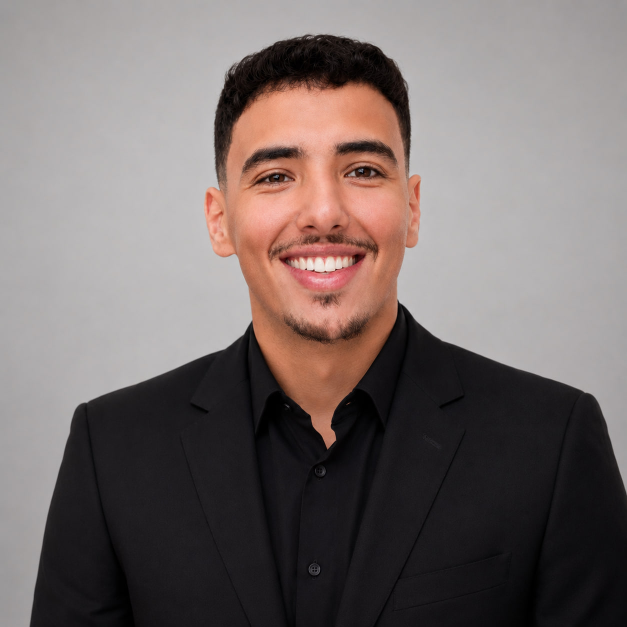
#> input picture assets-source/portrait-original.jpg, 1254 x 1254 px (shown at 1/2 size)
$ python -i moto_cover.py   (imports and definitions only)
#> lines starting #> are read from the running program, lines starting #| are printed output that depends on the picture
"""
The cover of Alger la Nuit: the rider's own face on a picture of them standing behind the Fang,
helmet in hand, on a street in the centre of Algiers at night, under the flag.

Three layers. The street is the game itself, shot with the lens the rest of the picture uses, then
given real lens blur with bright lamps opening into discs. The bike and the rider's body are a
Cycles render with their shadow on nothing (scripts/blender/build_moto.py ... cover). The head is
the rider's real portrait, cut out and relit to match the street: warm from the lamp at their right,
falling away into shadow on the far side.

    python scripts/moto_cover.py <street shot> <bike and rider render> <out.webp>

Reads assets-source/portrait-original.jpg and assets-source/moto/build/cover-place.json.
"""

import json
import sys
from pathlib import Path

import numpy as np
from PIL import Image, ImageDraw, ImageFilter

ROOT = Path(__file__).resolve().parents[1]
BUILD = ROOT / "assets-source/moto/build"
WIDE, TALL = 2000, 1125


def linear(values):
    return np.where(values <= 0.04045, values / 12.92, ((values + 0.055) / 1.055) ** 2.4)


def display(values):
    values = np.clip(values, 0, None)
    return np.where(values <= 0.0031308, values * 12.92, 1.055 * np.power(values, 1 / 2.4) - 0.055)


def lens_blur(picture, radius):
    """A round lens: light adds up in linear space, so lamps open out into bright discs."""
    data = linear(np.asarray(picture, np.float32) / 255)
    # What the 8-bit shot clipped was far brighter than white: give the lamps their energy back.
    data = data * (1 + 7 * np.clip((data.max(axis=2, keepdims=True) - 0.72) / 0.28, 0, 1) ** 2)
    size = int(radius * 2 + 1)
    yy, xx = np.mgrid[-radius : radius + 1, -radius : radius + 1]
    disc = np.clip(radius + 0.5 - np.hypot(xx, yy), 0, 1)
    disc /= disc.sum()
    kernel = np.zeros(data.shape[:2], np.float32)
    kernel[:size, :size] = disc
    kernel = np.roll(kernel, (-radius, -radius), (0, 1))
    spectrum = np.fft.rfft2(kernel)
    out = np.stack([np.fft.irfft2(np.fft.rfft2(data[..., c]) * spectrum, s=data.shape[:2]) for c in range(3)], axis=2)
    return out


def street(path):
#> called with path = '../assets-source/portrait-original.jpg'
    shot = Image.open(path).convert("RGB").resize((WIDE, TALL), Image.LANCZOS)
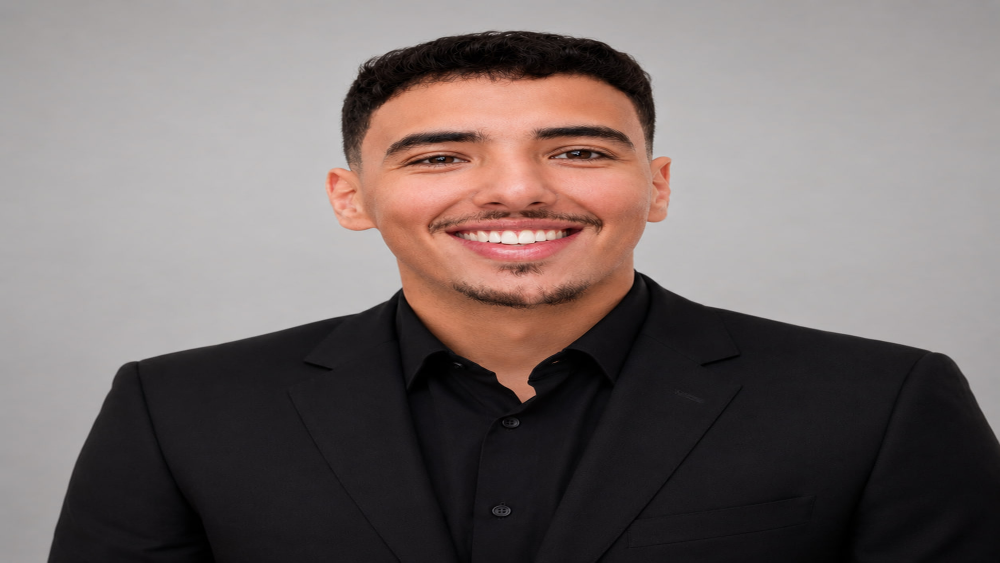
#> shot: PIL image 2000x1125 RGB (shown at 1/2 size); mean R, G, B 118.6, 108.2, 106.5
    far = lens_blur(shot, 7)
#> in linear, `return np.where(values <= 0.04045, values / 12.92, ((values + 0.055) /..`:
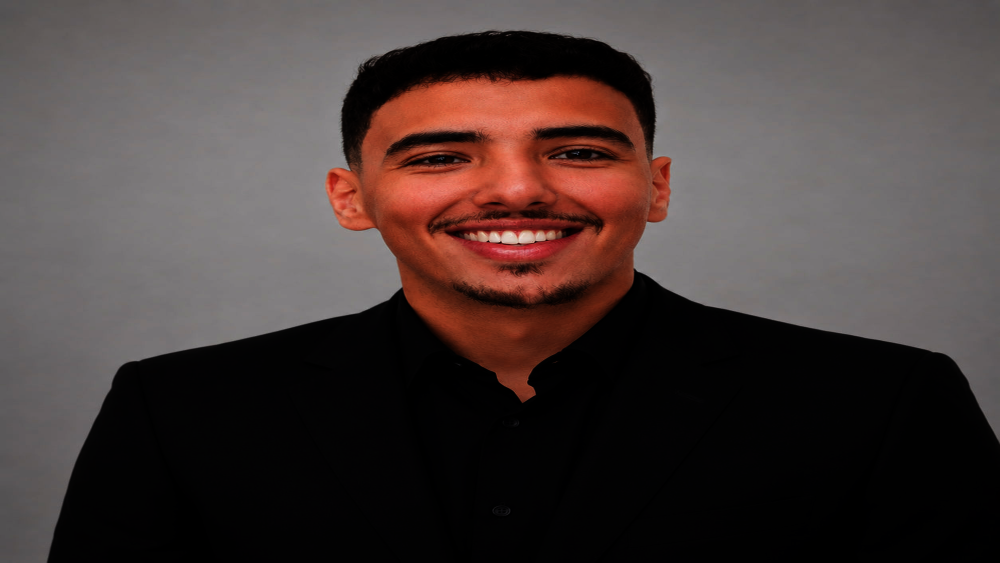
#> returned value: shape (1125, 2000, 3) float32 (shown at 1/2 size); mean of channels 0, 1, 2 0.284, 0.236, 0.228; drawn as R, G, B
#> in lens_blur, `data = data * (1 + 7 * np.clip((data.max(axis=2, keepdims=True) - 0.72..`:
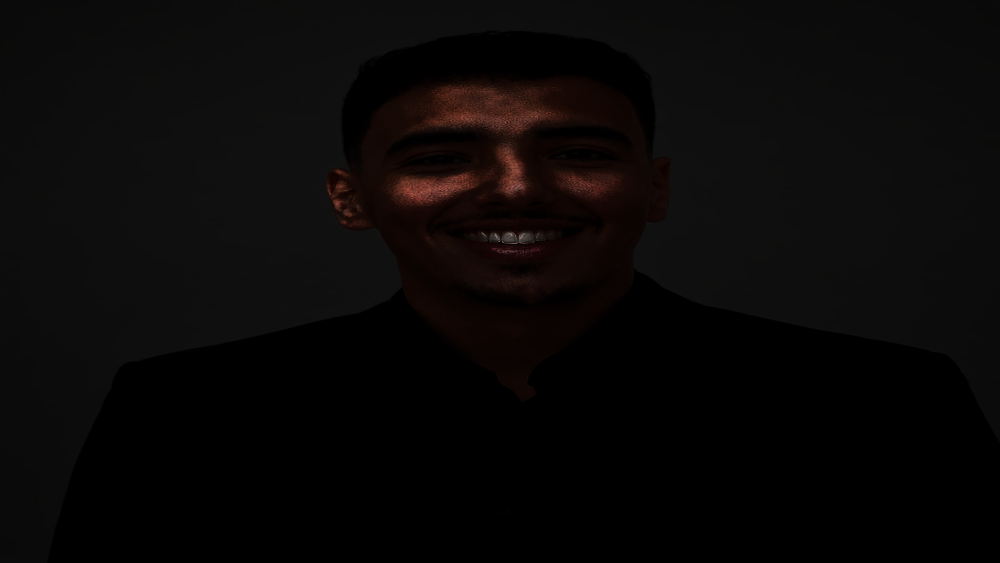
#> data: shape (1125, 2000, 3) float32 (shown at 1/2 size); mean R, G, B 0.313, 0.251, 0.24; drawn with min black and max white
#> in lens_blur, `out = np.stack([np.fft.irfft2(np.fft.rfft2(data[..., c]) * spectrum, s..`:
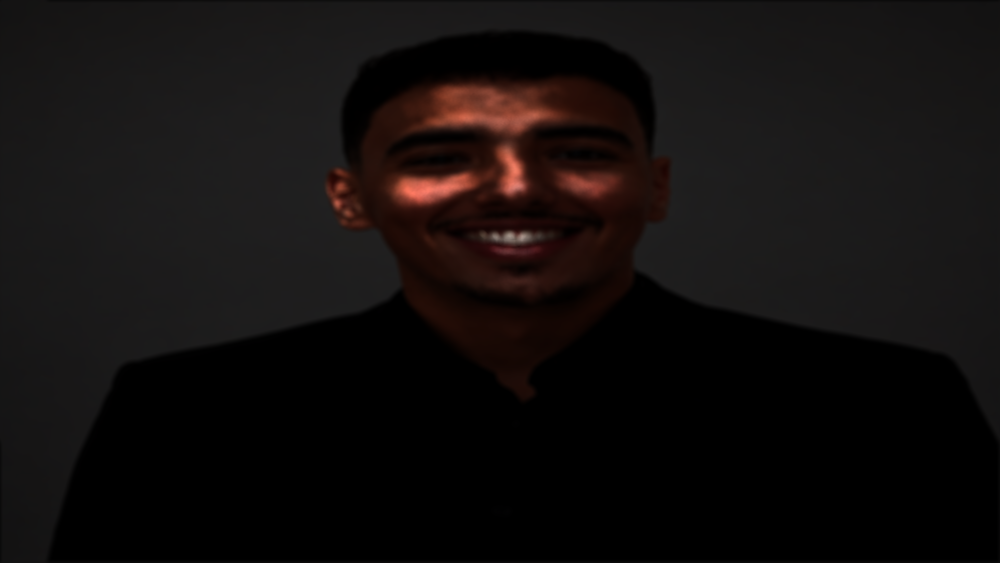
#> out: shape (1125, 2000, 3) float64 (shown at 1/2 size); mean R, G, B 0.317, 0.254, 0.243; drawn with min black and max white
    # Nearer the camera, the road falls out of focus less: the ground under the bike stays sharp.
    near = linear(np.asarray(shot.filter(ImageFilter.GaussianBlur(1.6)), np.float32) / 255)
    rows = np.linspace(0, 1, TALL)[:, None, None]
    share = np.clip((rows - 0.56) / 0.3, 0, 1)
    colour = far * (1 - share) + near * share
    # The game's road is lit for riding on. Seen from here it's a night street: dark, and a little
    # cool. Only what's grey changes, so the warm fronts of the buildings keep their light.
    band = np.clip((rows - 0.39) / 0.07, 0, 1)
    top = colour.max(axis=2, keepdims=True)
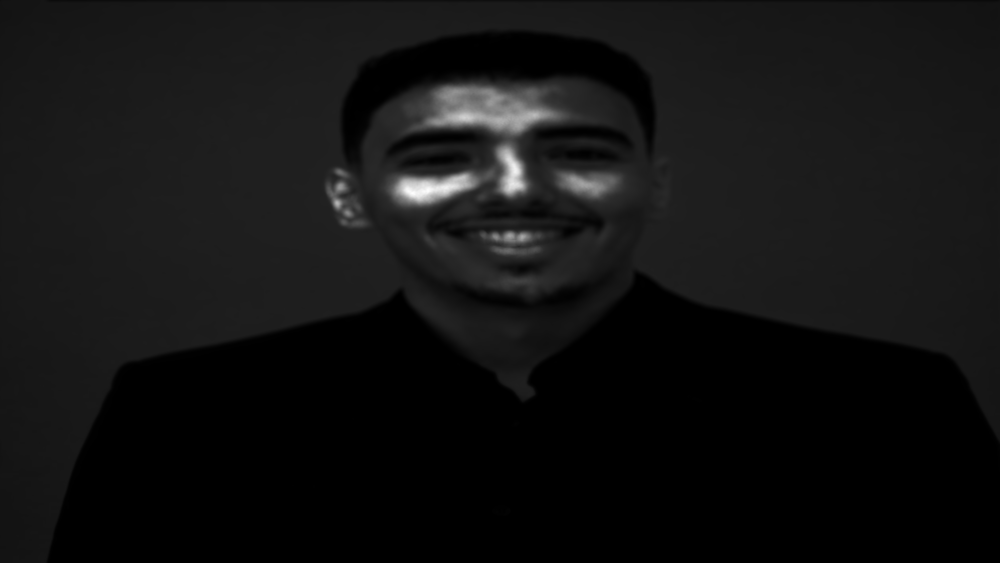
#> top: shape (1125, 2000, 1) float64 (shown at 1/2 size); min -1.42e-17, max 4.27, mean 0.317; drawn with min black and max white
    tint = (top - colour.min(axis=2, keepdims=True)) / np.maximum(top, 1e-4)
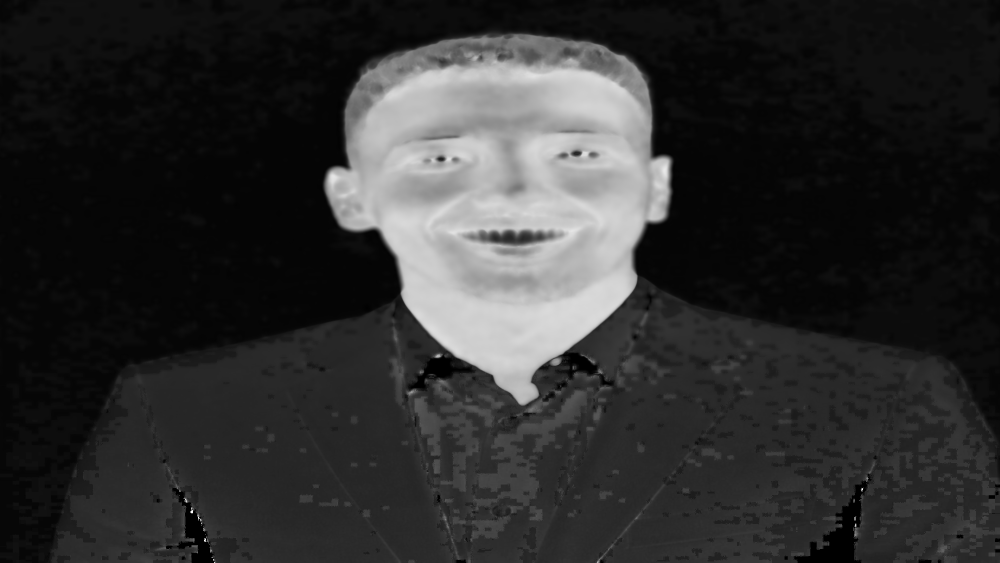
#> tint: shape (1125, 2000, 1) float64 (shown at 1/2 size); min 0, max 1, mean 0.186
    road = band * (1 - np.clip((tint - 0.1) / 0.14, 0, 1))
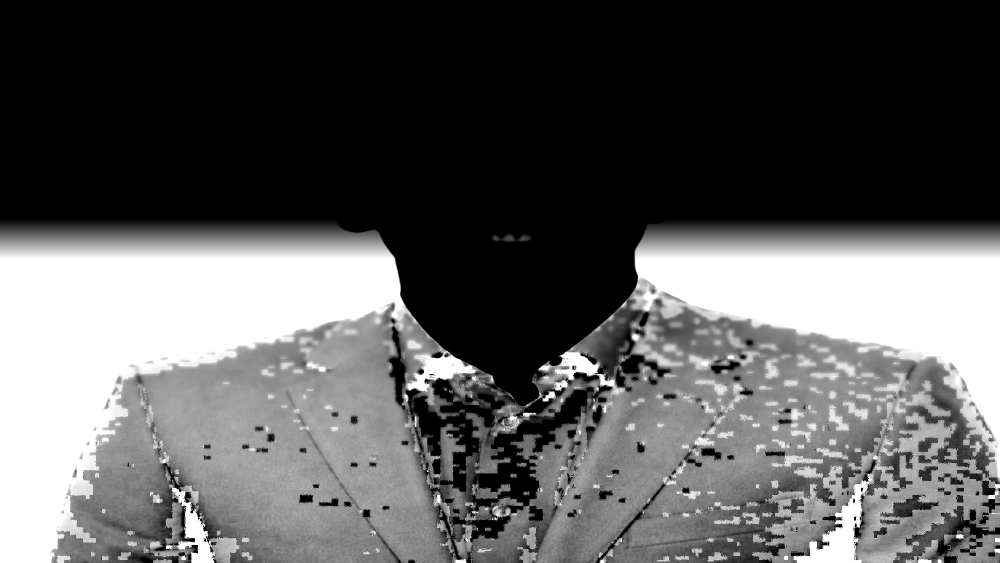
#> road: shape (1125, 2000, 1) float64 (shown at 1/2 size); min 0, max 1, mean 0.353
    tar = colour.mean(axis=2, keepdims=True) * np.array([0.92, 0.95, 1.04])[None, None, :]
    colour = colour * (1 - road) + tar * road * 0.8
    return colour * 0.82


# [83 lines left out: functions cut_head, place_head, main, not called in this run]


# [2 lines not run here, left out]

>>> result = street('../assets-source/portrait-original.jpg')
